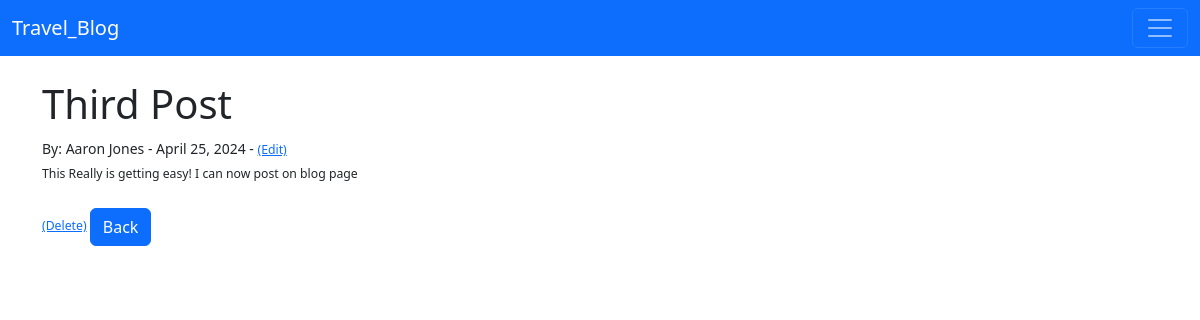
Page /article/3 on the committed database.
### travel_blog/models.py (models this page shows, shortened)
class Post(models.Model):
    title = models.CharField(max_length=255)
    title_tag = models.CharField(max_length=255)
    author = models.ForeignKey(User, on_delete=models.CASCADE)
    body = models.TextField()
    post_date = models.DateField(auto_now_add=True)

### travel_blog/views.py (the view)
# urls.py: path('article/<int:pk>', ArticleDetailView.as_view(), name='article-detail'),
class ArticleDetailView(DetailView):
    model = Post
    template_name = 'article_details.html'

### travel_blog/templates/article_details.html (shortened to what this page needs)
{% extends 'base.html' %}
{% block content %}
<h1>{{ post.title }}</h1>
<small>By: {{ post.author.first_name }} {{post.author.last_name }} - {{ post.post_date }} - <small><a href="{% url 'update_post' post.pk %}">(Edit)</a><br/>
{{ post.body }}
<br/><br/>
<a href="{% url 'delete_post' post.pk %}">(Delete)</a>
<a href="{% url 'home' %}" class="btn btn-primary">Back</a>
{% endblock %}

### rows in the picture
Post: title "Third Post", author.first_name "Aaron", author.last_name "Jones", post_date "April 25, 2024", body "This Really is getting easy! I can now post on blog page"
